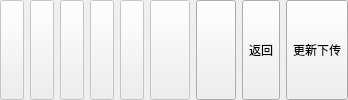
              <widget class="QWidget" name="cp3">
               <layout class="QHBoxLayout" name="horizontalLayout_20">
                <property name="spacing">
                 <number>6</number>
                </property>
                <property name="margin">
                 <number>0</number>
                </property>
                <item>
                 <widget class="QToolButton" name="toolButton_20">
                  <property name="enabled">
                   <bool>false</bool>
                  </property>
                  <property name="sizePolicy">
                   <sizepolicy hsizetype="Preferred" vsizetype="Preferred">
                    <horstretch>0</horstretch>
                    <verstretch>0</verstretch>
                   </sizepolicy>
                  </property>
                  <property name="text">
                   <string/>
                  </property>
                 </widget>
                </item>
                <item>
                 <widget class="QToolButton" name="toolButton_16">
                  <property name="enabled">
                   <bool>false</bool>
                  </property>
                  <property name="sizePolicy">
                   <sizepolicy hsizetype="Preferred" vsizetype="Preferred">
                    <horstretch>0</horstretch>
                    <verstretch>0</verstretch>
                   </sizepolicy>
                  </property>
                  <property name="text">
                   <string/>
                  </property>
                 </widget>
                </item>
                <item>
                 <widget class="QToolButton" name="toolButton_15">
                  <property name="enabled">
                   <bool>false</bool>
                  </property>
                  <property name="sizePolicy">
                   <sizepolicy hsizetype="Preferred" vsizetype="Preferred">
                    <horstretch>0</horstretch>
                    <verstretch>0</verstretch>
                   </sizepolicy>
                  </property>
                  <property name="text">
                   <string/>
                  </property>
                 </widget>
                </item>
                <item>
                 <widget class="QToolButton" name="toolButton_22">
                  <property name="enabled">
                   <bool>false</bool>
                  </property>
                  <property name="sizePolicy">
                   <sizepolicy hsizetype="Preferred" vsizetype="Preferred">
                    <horstretch>0</horstretch>
                    <verstretch>0</verstretch>
                   </sizepolicy>
                  </property>
                  <property name="text">
                   <string/>
                  </property>
                 </widget>
                </item>
                <item>
                 <widget class="QToolButton" name="toolButton_21">
                  <property name="enabled">
                   <bool>false</bool>
                  </property>
                  <property name="sizePolicy">
                   <sizepolicy hsizetype="Preferred" vsizetype="Preferred">
                    <horstretch>0</horstretch>
                    <verstretch>0</verstretch>
                   </sizepolicy>
                  </property>
                  <property name="text">
                   <string/>
                  </property>
                 </widget>
                </item>
                <item>
                 <widget class="QToolButton" name="toolButton_24">
                  <property name="enabled">
                   <bool>false</bool>
                  </property>
                  <property name="sizePolicy">
                   <sizepolicy hsizetype="Preferred" vsizetype="Preferred">
                    <horstretch>0</horstretch>
                    <verstretch>0</verstretch>
                   </sizepolicy>
                  </property>
                  <property name="text">
                   <string/>
                  </property>
                  <property name="iconSize">
                   <size>
                    <width>32</width>
                    <height>32</height>
                   </size>
                  </property>
                  <property name="toolButtonStyle">
                   <enum>Qt::ToolButtonTextUnderIcon</enum>
                  </property>
                 </widget>
                </item>
                <item>
                 <widget class="QToolButton" name="backButton3">
                  <property name="enabled">
                   <bool>true</bool>
                  </property>
                  <property name="sizePolicy">
                   <sizepolicy hsizetype="Preferred" vsizetype="Preferred">
                    <horstretch>0</horstretch>
                    <verstretch>0</verstretch>
                   </sizepolicy>
                  </property>
                  <property name="text">
                   <string/>
                  </property>
                  <property name="icon">
                   <iconset resource="source.qrc">
                    <normaloff>:/sources/undo.png</normaloff>:/sources/undo.png</iconset>
                  </property>
                  <property name="iconSize">
                   <size>
                    <width>32</width>
                    <height>32</height>
                   </size>
                  </property>
                 </widget>
                </item>
                <item>
                 <widget class="QToolButton" name="backButton2">
                  <property name="enabled">
                   <bool>true</bool>
                  </property>
                  <property name="sizePolicy">
                   <sizepolicy hsizetype="Preferred" vsizetype="Preferred">
                    <horstretch>0</horstretch>
                    <verstretch>0</verstretch>
                   </sizepolicy>
                  </property>
                  <property name="text">
                   <string>返回</string>
                  </property>
                  <property name="icon">
                   <iconset resource="source.qrc">
                    <normaloff>:/sources/back.png</normaloff>:/sources/back.png</iconset>
                  </property>
                  <property name="iconSize">
                   <size>
                    <width>32</width>
                    <height>32</height>
                   </size>
                  </property>
                  <property name="autoExclusive">
                   <bool>false</bool>
                  </property>
                  <property name="toolButtonStyle">
                   <enum>Qt::ToolButtonTextUnderIcon</enum>
                  </property>
                 </widget>
                </item>
                <item>
                 <widget class="QToolButton" name="pb_gx">
                  <property name="enabled">
                   <bool>true</bool>
                  </property>
                  <property name="sizePolicy">
                   <sizepolicy hsizetype="Preferred" vsizetype="Preferred">
                    <horstretch>0</horstretch>
                    <verstretch>0</verstretch>
                   </sizepolicy>
                  </property>
                  <property name="text">
                   <string>更新下传</string>
                  </property>
                  <property name="icon">
                   <iconset resource="source.qrc">
                    <normaloff>:/sources/adept_sourceseditor.png</normaloff>:/sources/adept_sourceseditor.png</iconset>
                  </property>
                  <property name="iconSize">
                   <size>
                    <width>32</width>
                    <height>32</height>
                   </size>
                  </property>
                  <property name="toolButtonStyle">
                   <enum>Qt::ToolButtonTextUnderIcon</enum>
                  </property>
                 </widget>
                </item>
               </layout>
              </widget>
